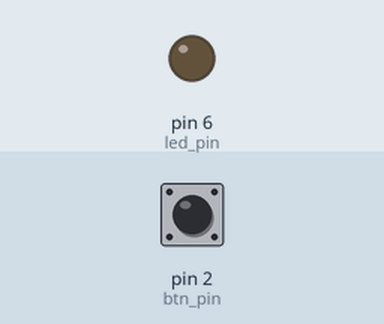
Simulated run of this sketch. Board: Arduino Uno, built with avr-gcc and run on an emulated ATmega328P. On the bench: output pins drawn as LEDs (lit = HIGH). The inputs (shaded band) are chosen by the test bench; at power-on: pin 2 (btn_pin) HIGH.

Above: at 1.2 s.
1.3 s: pin 2 (btn_pin) pulsed LOW 5 times (0.12 s each, 0.3 s apart)
At 3.8 s:
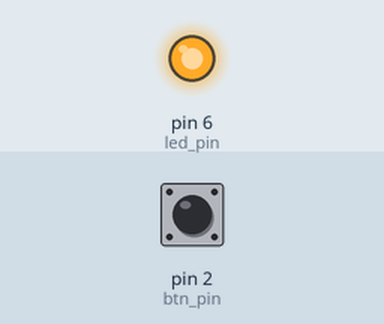
4.3 s: pin 2 (btn_pin) pulled LOW for 0.15 s
At 5.2 s:
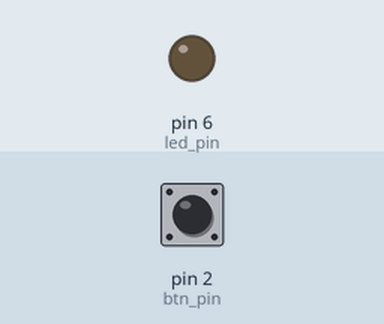
Timing chart, 0 to 7.3 s (numbered marks = the images above; inputs shaded):
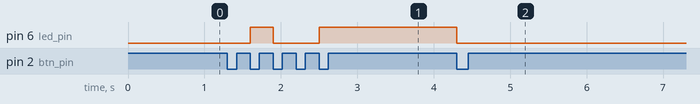

The sketch:

Challenge_ToggleButton.ino
```cpp
const int btn_pin = 2;
const int led_pin = 6;
int led_state = LOW;
int prev_state = HIGH;

void setup() {
  pinMode(btn_pin, INPUT);
  pinMode(led_pin, OUTPUT);

  // Default is LOW
  digitalWrite(led_pin, led_state);
}

void loop() {
  if ((prev_state == HIGH) && (digitalRead(btn_pin) == LOW)) {
    if (led_state == LOW) {
      led_state = HIGH;
    } else {
      led_state = LOW;
    }
    digitalWrite(led_pin, led_state);
  }

  prev_state = digitalRead(btn_pin);
}
```

Measured:
- after the input at 1.3 s, pin 6 (led_pin): LOW → HIGH after 0.30 s, → LOW 0.30 s later, → HIGH 0.60 s later
- after the input at 4.3 s, pin 6 (led_pin): HIGH → LOW at once
